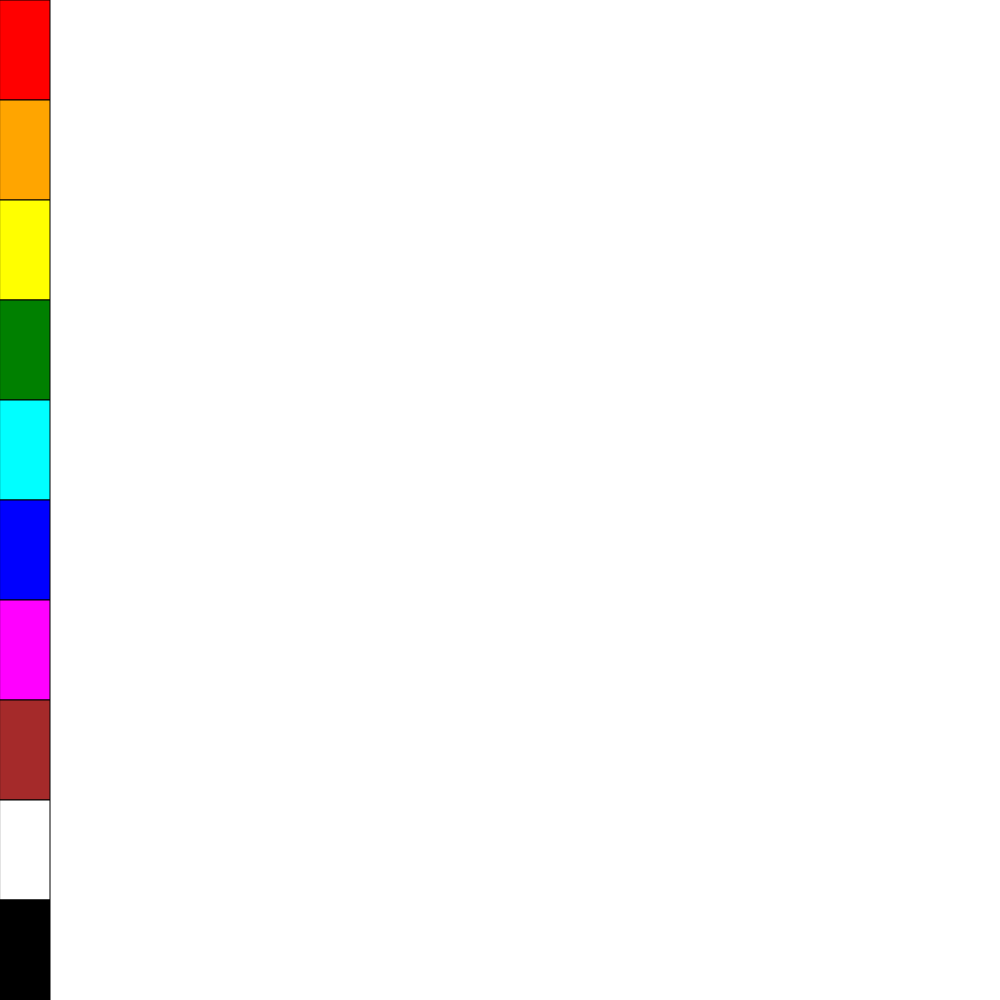
Frame 1 (no input)
Frame 60 (no input): identical to frame 1, image omitted
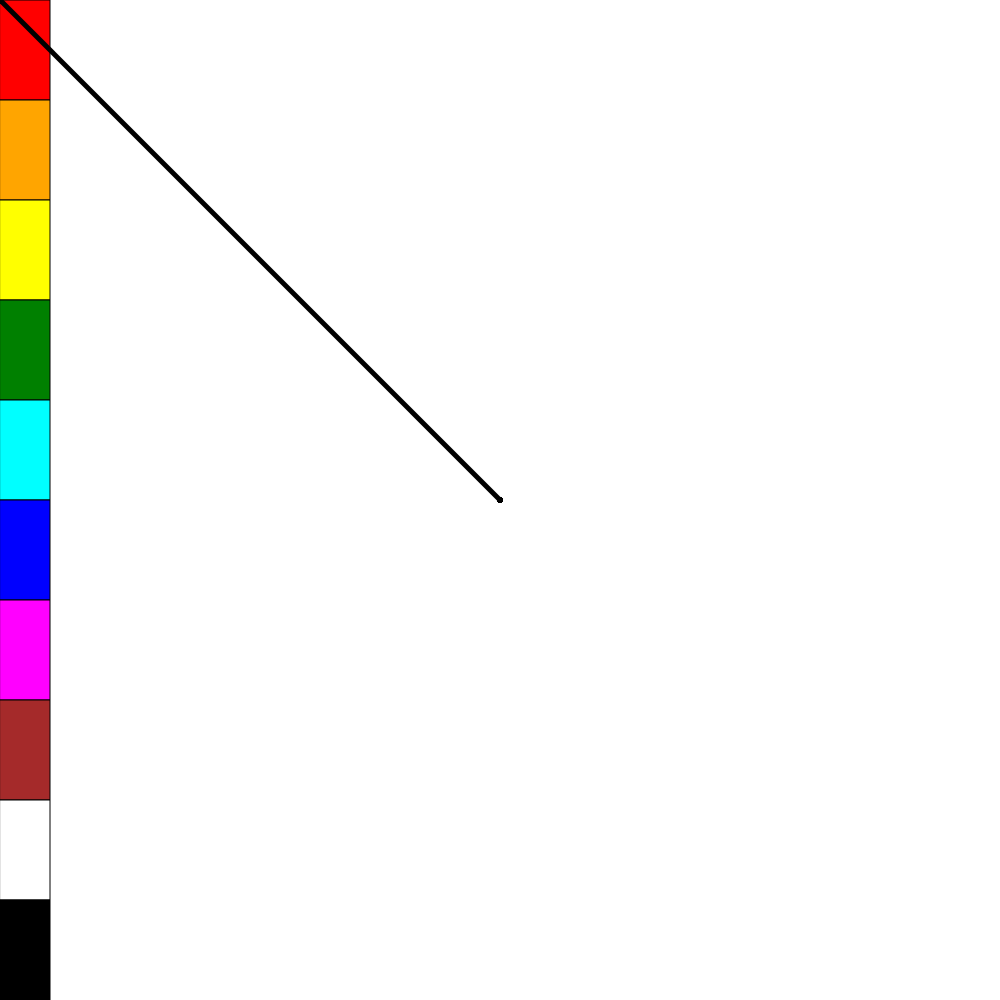
Frame 120 (the mouse pressed at the canvas centre since frame 60)

The p5.js sketch that drew these frames (run headless with seeded random() and noise() and a simulated clock; from frame 60 on, the mouse is pressed at the canvas centre):

// p5.js sketch
// ── sketch.js
let colors = [
  'red', 'orange', 'yellow', 'green', 'cyan',
  'blue', 'magenta', 'brown', 'white', 'black'
];
let selectedColor = 'black';
let paletteWidth = 50; 
let lastX, lastY; 

function setup() {
  createCanvas(1000, 1000);
  background(255); 
  drawPalette(); 
}

function draw() {
  if (mouseIsPressed && mouseX > paletteWidth) {
    stroke(selectedColor);
    strokeWeight(5);
    line(lastX, lastY, mouseX, mouseY);
  }

  lastX = mouseX;
  lastY = mouseY;
}

function mousePressed() {
  if (mouseX < paletteWidth) {
    let index = floor(mouseY / (height / colors.length));
    if (index >= 0 && index < colors.length) {
      selectedColor = colors[index];
    }
  }
}

function drawPalette() {
  for (let i = 0; i < colors.length; i++) {
    fill(colors[i]);
    stroke(0);
    rect(0, (height / colors.length) * i, paletteWidth, height / colors.length);
  }
}
